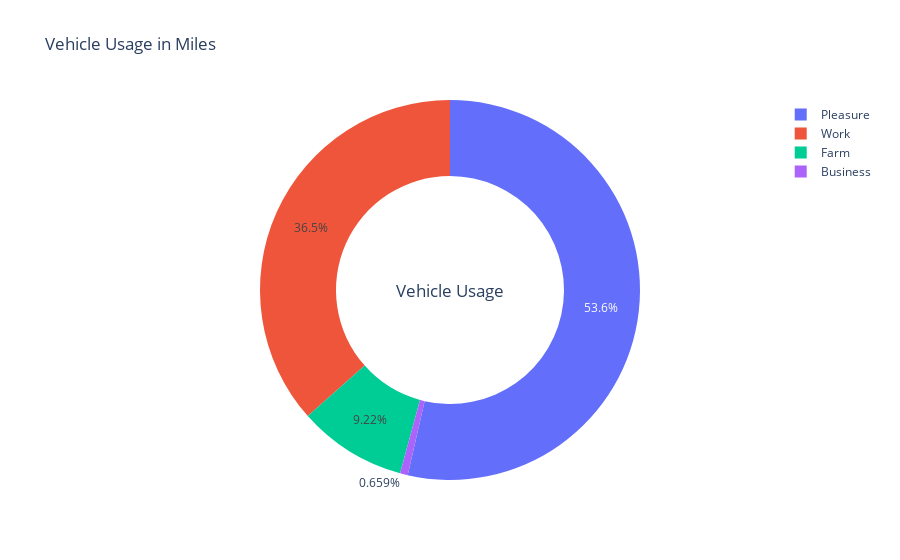

Notebook code for this chart:
### Code cell
from plotly.offline  import download_plotlyjs,init_notebook_mode,plot, iplot
from plotly.offline import init_notebook_mode, iplot
init_notebook_mode(connected=True)
temp = df.Vehicle_Usage.value_counts()
fig = {
  "data": [
    {
      "values": temp.values,
      "labels": temp.index,
      "domain": {"x": [0, 1]},
      "hole": .6,
      "type": "pie"
    },
    
    ],
  "layout": {
        "title":"Vehicle Usage in Miles",
        "annotations": [
            {
                "font": {
                    "size": 17
                },
                "showarrow": False,
                "text": "Vehicle Usage",
                "x": 0.5,
                "y": 0.5
            }
            
        ]
    }
}
iplot(fig, filename='donut')

### Figure 1 — Plotly figure (JSON) as saved in the notebook; plotly's stock layout.template omitted (floating-point values rounded to 4 significant figures)
{"data": [{"domain": {"x": [0, 1]}, "hole": 0.6, "labels": ["Pleasure", "Work    ", "Farm    ", "Business"], "type": "pie", "values": [227389, 155103, 39141, 2798]}], "layout": {"annotations": [{"font": {"size": 17}, "showarrow": false, "text": "Vehicle Usage", "x": 0.5, "y": 0.5}], "title": {"text": "Vehicle Usage in Miles"}}}
